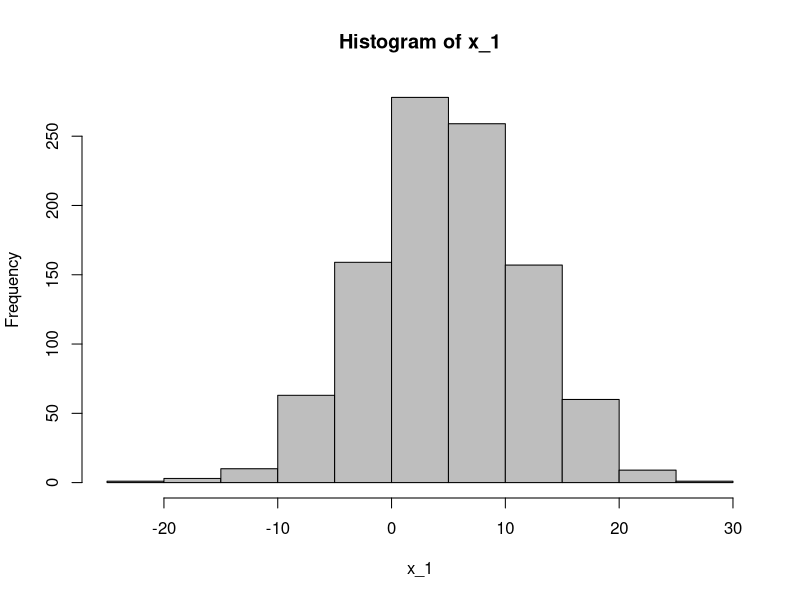
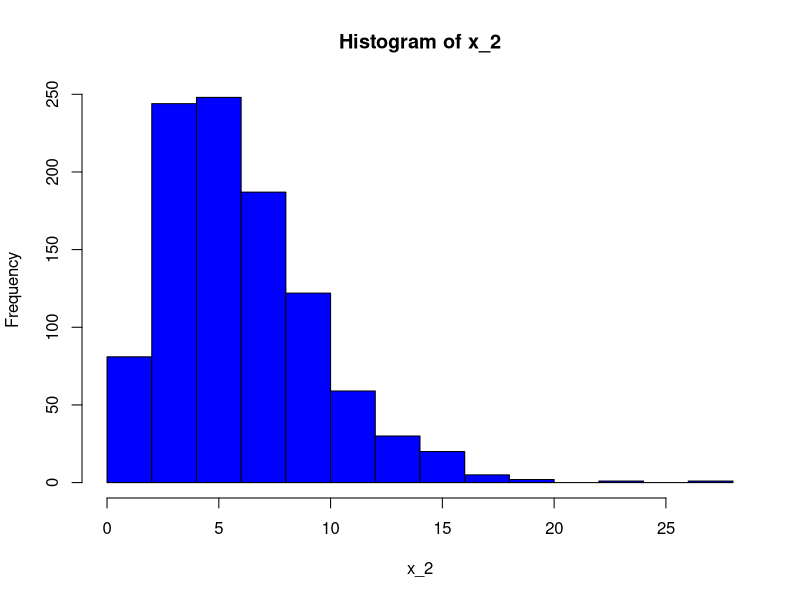
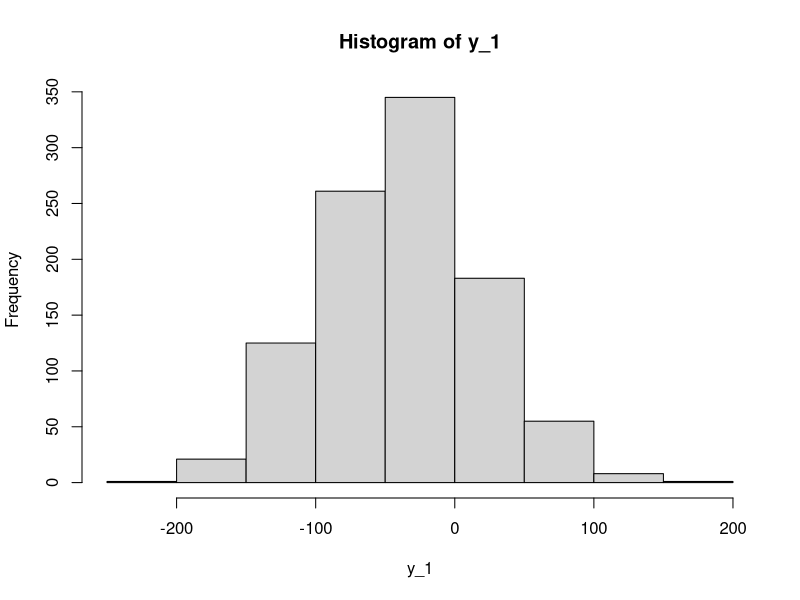
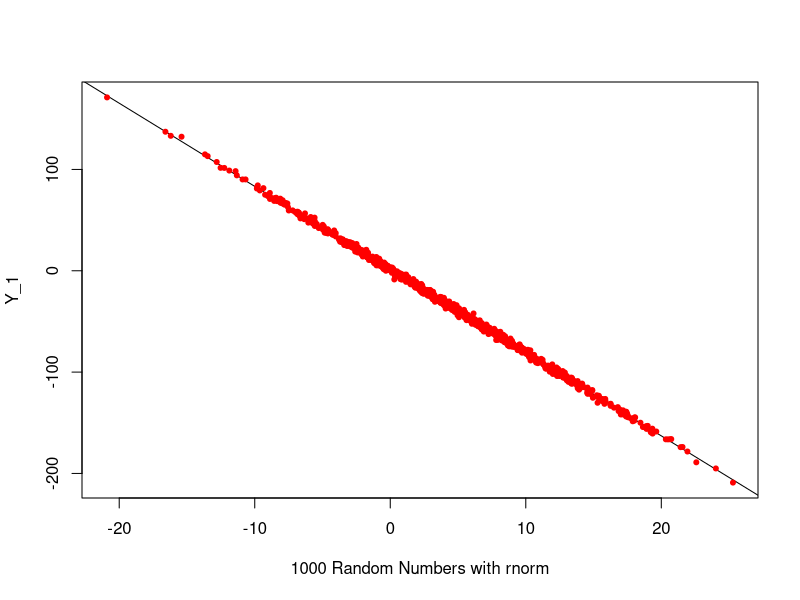
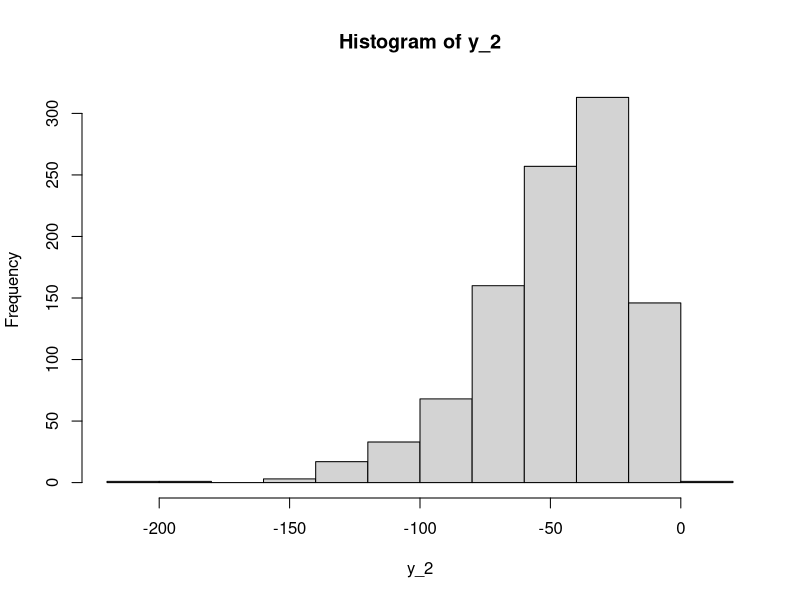
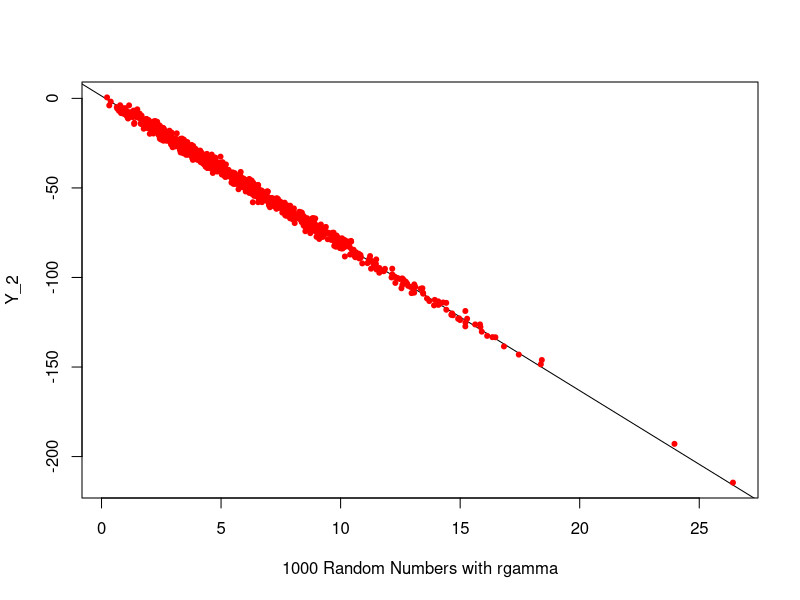
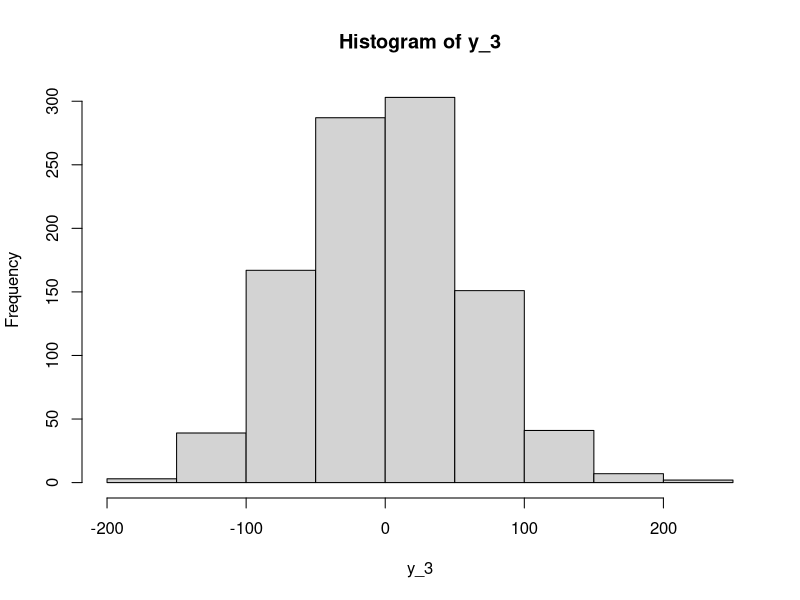
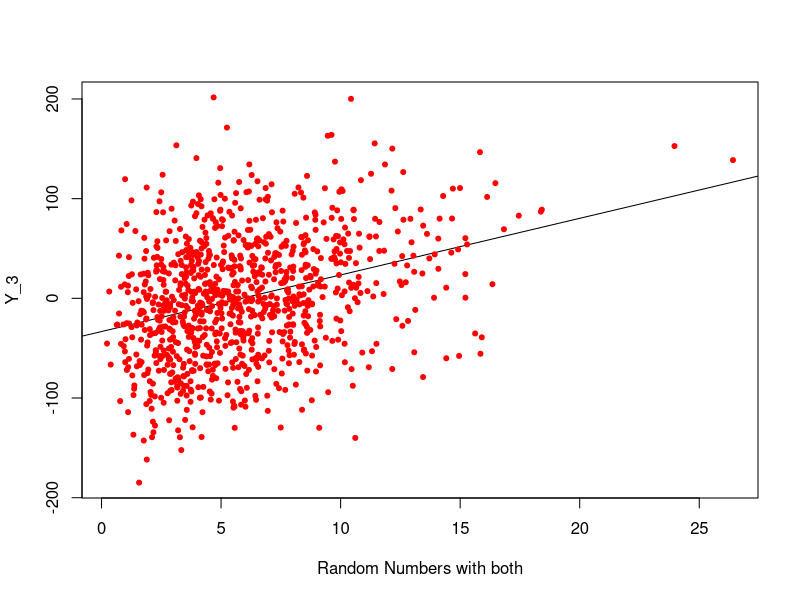

Here is the R script that generated these plots, in order:
#Simulating fake random normal data
x_1 <- rnorm(1000,5,7) #1000 Random numbers mean 5 and standard deviation of 7

#Simulate gamma distrubation
x_2 <- rgamma (n = 1000, shape = 3, scale = 2)

#Plot data
hist(x_1, col = "gray") #plot p(x)
hist(x_2, col = "blue") #plot p(x)

true_error <- rnorm(1000,0,2)
true_beta_0 <- 1.1
true_beta_1 <- -8.2
true_beta_2 <- 6.5

y_1 <- true_beta_0 + true_beta_1*x_1 + true_error
hist(y_1) #plot p(y_1)
plot(x_1,y_1, pch=20, col= "red", xlab = "1000 Random Numbers with rnorm",
     ylab = "Y_1", abline(lm(y_1 ~ x_1))) #plot p(x,y)

#using gamma distrubation
y_2 <- true_beta_0 + true_beta_1*x_2 + true_error
hist(y_2) #plot p(y_2)
plot(x_2,y_2, pch=20, col= "red", xlab = "1000 Random Numbers with rgamma",
     ylab = "Y_2", abline(lm(y_2 ~ x_2))) #plot p(x,y)

#using both distrubations
y_3 <- true_beta_0 + true_beta_1*x_1 + true_beta_2*x_2 + true_error
hist(y_3) #plot p(y_2)
plot(x_2,y_3, pch=20, col= "red", xlab = "Random Numbers with both",
     ylab = "Y_3", abline(lm(y_3 ~ x_2))) #plot p(x,y)

#checking the original data
true_beta_0
true_beta_1
true_beta_2

# Test the model
model_1 <- lm(formula = y_1~x_1)
model_2 <- lm(formula = y_2~x_2)
model_3 <- lm(formula = y_3~x_1+x_2)

lm(formula = y_1 ~ x_1)
coefs_1 <- coef(model_1)

lm(formula = y_2 ~ x_2)
coefs_2 <- coef(model_2)

lm(formula = y_3~x_1+x_2)
coefs_3 <- coef(model_3)
